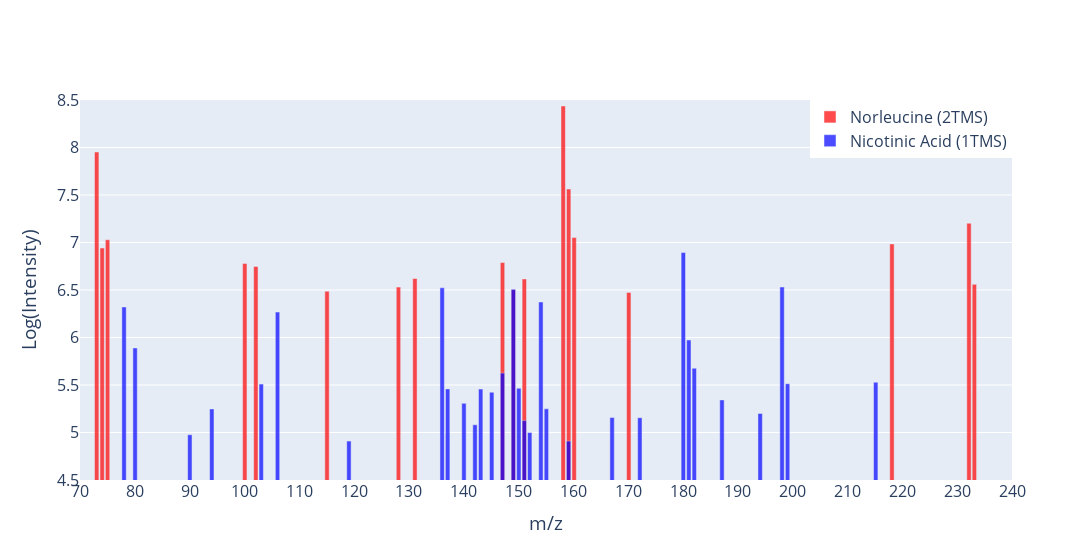

Write notebook code for a chart like this one.
### Code cell
fig = go.Figure()

# # Add bar trace for norleucine with exact x positions
# fig.add_trace(go.Bar(
#     x=experimental['mz'],
#     y=experimental['log_intensity'],
#     name='Measurement',
#     marker_color='black',
#     width=0.8,  # Increase the bar width
#     opacity=1
# ))

# Add bar trace for norleucine with exact x positions
fig.add_trace(go.Bar(
    x=norleucine['mz'],
    y=norleucine['log_intensity'],
    name='Norleucine (2TMS)',
    marker_color='red',
    width=0.8,  # Increase the bar width
    opacity=0.7  # Set transparency
))

# Add bar trace for nicotinic_acid with exact x positions
fig.add_trace(go.Bar(
    x=nicotinic_acid['mz'],
    y=nicotinic_acid['log_intensity'],
    name='Nicotinic Acid (1TMS)',
    marker_color='blue',
    width=0.8,  # Increase the bar width
    opacity=0.7  # Set transparency
))

# Update layout with specified x and y axis ranges, plot width, and legend position
fig.update_layout(

    xaxis_title='m/z',
    yaxis_title='Log(Intensity)',
    barmode='overlay',  # Use 'stack' to make the plot additive
    xaxis=dict(
        range=[70, 240],  # Set x-axis range
        dtick=10  # Set x-tick interval to 10
    ),
    yaxis=dict(range=[4.5, 8.5]),  # Set y-axis range
    width=1200,  # Set plot width to fit A4 page width (210 mm * 3.78 pixels/mm)
    legend=dict(
        x=1,  # Position legend at the right edge
        y=1,  # Position legend at the top edge
        xanchor='right',  # Anchor legend to the right
        yanchor='top'  # Anchor legend to the top
    ),
    font=dict(size=16)  # Set all font sizes to 12pt
)

fig.show()

### Figure 1 — Plotly figure (JSON) as saved in the notebook; plotly's stock layout.template omitted (floating-point values rounded to 4 significant figures)
{"data": [{"marker": {"color": "red"}, "name": "Norleucine (2TMS)", "opacity": 0.7, "type": "bar", "width": 0.8, "x": [73.05, 74.05, 75.03, 100.1, 102.1, 115.1, 128.1, 131.1, 147.1, 149.0, 151.0, 158.1, 159.1, 160.1, 170.1, 218.1, 232.2, 233.1], "y": [7.953, 6.942, 7.029, 6.779, 6.748, 6.487, 6.53, 6.621, 6.789, 6.501, 6.617, 8.437, 7.562, 7.052, 6.475, 6.985, 7.203, 6.559]}, {"marker": {"color": "blue"}, "name": "Nicotinic Acid (1TMS)", "opacity": 0.7, "type": "bar", "width": 0.8, "x": [78.03, 80.05, 90.03, 94.04, 103.1, 106.0, 119.1, 136.1, 137.1, 137.1, 140.0, 142.0, 143.1, 145.1, 147.1, 149.0, 150.0, 151.0, 152.0, 154.1, 155.1, 159.1, 167.1, 172.1, 180.0, 181.1, 182.0, 187.1, 194.1, 198.1, 199.1, 215.1, 304.1, 330.1, 331.1, 332.1], "y": [6.322, 5.89, 4.977, 5.248, 5.51, 6.268, 4.909, 6.523, 4.99, 5.459, 5.307, 5.081, 5.457, 5.424, 5.626, 6.507, 5.466, 5.125, 4.999, 6.374, 5.249, 4.91, 5.157, 5.156, 6.894, 5.974, 5.677, 5.343, 5.201, 6.532, 5.514, 5.529, 4.962, 5.975, 5.033, 4.987]}], "layout": {"barmode": "overlay", "font": {"size": 16}, "legend": {"x": 1, "xanchor": "right", "y": 1, "yanchor": "top"}, "width": 1200, "xaxis": {"dtick": 10, "range": [70, 240], "title": {"text": "m/z"}}, "yaxis": {"range": [4.5, 8.5], "title": {"text": "Log(Intensity)"}}}}
